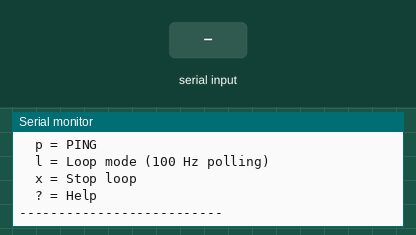
This sketch was run on a simulated Teensy 4. Shown: the last lines printed to the serial monitor. Inputs (shaded band) come from the test bench.

Above: at 1.2 s.
1.3 s: "s" received over Serial
At 1.9 s:
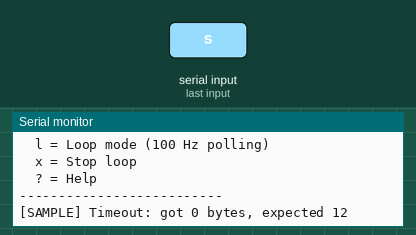
2.8 s: "d" received over Serial
At 4.0 s:
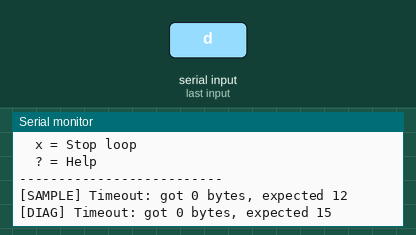
4.3 s: "p" received over Serial
At 5.4 s:
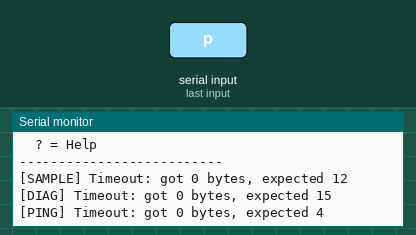
5.8 s: "l" received over Serial
At 7.0 s:
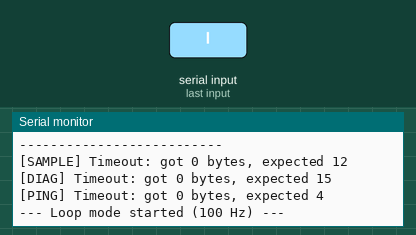
7.3 s: "x" received over Serial
At 8.2 s:
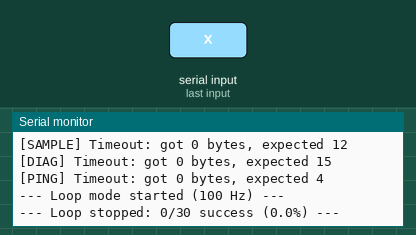

Measured:
- after the input at 1.3 s, the serial monitor: prints a new line after 0.05 s (image 1)
- after the input at 2.8 s, the serial monitor: prints a new line after 0.05 s (image 2)
- after the input at 4.3 s, the serial monitor: prints a new line after 0.05 s (image 3)
- after the input at 5.8 s, the serial monitor: prints a new line at once (image 4)
- after the input at 7.3 s, the serial monitor: prints a new line at once (image 5)

The sketch:

master_test.ino
```cpp
/*
 * Teensy 4.1 - Node Protocol Test
 *
 * Simple test sketch to verify node responds to binary protocol.
 * Sends GET_SAMPLE, GET_DIAG, PING and displays responses.
 *
 * Board: Teensy 4.1
 * Wiring:
 *   Teensy Pin 1 (TX1) → XIAO D7 (RX)
 *   Teensy Pin 0 (RX1) ← XIAO D6 (TX)
 *   GND ↔ GND
 *
 * Usage: Open Serial Monitor (115200), type:
 *   s = GET_SAMPLE
 *   d = GET_DIAG
 *   p = PING
 *   l = Loop polling (continuous)
 *   x = Stop loop
 */

#include <Arduino.h>
#include <protocol.h>  // YamProtocol library

#define NODE_ID         2
#define NODE_SERIAL     Serial1
#define NODE_BAUD       115200
#define RX_TIMEOUT_MS   50

static bool g_loop_mode = false;
static uint32_t g_last_poll = 0;
static uint32_t g_poll_count = 0;
static uint32_t g_success_count = 0;

//=============================================================================
// Send Request Frame
//=============================================================================
void sendRequest(uint8_t node_id, uint8_t cmd) {
    uint8_t frame[FRAME_SIZE_REQUEST];
    frame[0] = FRAME_START_REQUEST;
    frame[1] = node_id;
    frame[2] = cmd;
    frame[3] = crc8(frame, 3);

    NODE_SERIAL.write(frame, FRAME_SIZE_REQUEST);
}

//=============================================================================
// Read Response with Timeout
//=============================================================================
int readResponse(uint8_t* buffer, size_t expected_len, uint32_t timeout_ms) {
    uint32_t start = millis();
    size_t idx = 0;

    while (idx < expected_len && (millis() - start) < timeout_ms) {
        if (NODE_SERIAL.available()) {
            buffer[idx++] = NODE_SERIAL.read();
        }
    }
    return idx;
}

//=============================================================================
// GET_SAMPLE Command
//=============================================================================
void testGetSample(bool verbose) {
    uint8_t rx[FRAME_SIZE_SAMPLE];

    // Flush RX
    while (NODE_SERIAL.available()) NODE_SERIAL.read();

    sendRequest(NODE_ID, CMD_GET_SAMPLE);
    int len = readResponse(rx, FRAME_SIZE_SAMPLE, RX_TIMEOUT_MS);

    g_poll_count++;

    if (len != FRAME_SIZE_SAMPLE) {
        if (verbose) Serial.printf("[SAMPLE] Timeout: got %d bytes, expected %d\n", len, FRAME_SIZE_SAMPLE);
        return;
    }

    // Verify start byte and node ID
    if (rx[0] != FRAME_START_SAMPLE || rx[1] != NODE_ID) {
        if (verbose) Serial.printf("[SAMPLE] Bad header: 0x%02X 0x%02X\n", rx[0], rx[1]);
        return;
    }

    // Verify CRC
    uint8_t calc_crc = crc8(rx, 11);
    if (calc_crc != rx[11]) {
        if (verbose) Serial.printf("[SAMPLE] CRC fail: got 0x%02X, calc 0x%02X\n", rx[11], calc_crc);
        return;
    }

    g_success_count++;

    // Parse data
    float angle, velocity;
    memcpy(&angle, &rx[2], 4);
    memcpy(&velocity, &rx[6], 4);
    uint8_t status = rx[10];

    if (verbose) {
        Serial.println("\n[SAMPLE] OK");
        Serial.printf("  Angle:    %.4f rad (%.2f deg)\n", angle, angle * 180.0f / PI);
        Serial.printf("  Velocity: %.4f rad/s\n", velocity);
        Serial.printf("  Status:   0x%02X", status);
        if (status & STATUS_VALID) Serial.print(" VALID");
        if (status & STATUS_STALE) Serial.print(" STALE");
        if (status & STATUS_SENSOR_FAULT) Serial.print(" FAULT");
        if (status & STATUS_FIELD_WEAK) Serial.print(" WEAK");
        if (status & STATUS_FIELD_STRONG) Serial.print(" STRONG");
        Serial.println();
    } else {
        // Compact output for loop mode
        Serial.printf("%.2f deg, %.2f rad/s, 0x%02X\n", angle * 180.0f / PI, velocity, status);
    }
}

//=============================================================================
// GET_DIAG Command
//=============================================================================
void testGetDiag() {
    uint8_t rx[FRAME_SIZE_DIAGNOSTIC];

    while (NODE_SERIAL.available()) NODE_SERIAL.read();

    sendRequest(NODE_ID, CMD_GET_DIAG);
    int len = readResponse(rx, FRAME_SIZE_DIAGNOSTIC, RX_TIMEOUT_MS);

    if (len != FRAME_SIZE_DIAGNOSTIC) {
        Serial.printf("[DIAG] Timeout: got %d bytes, expected %d\n", len, FRAME_SIZE_DIAGNOSTIC);
        return;
    }

    if (rx[0] != FRAME_START_DIAGNOSTIC || rx[1] != NODE_ID) {
        Serial.printf("[DIAG] Bad header: 0x%02X 0x%02X\n", rx[0], rx[1]);
        return;
    }

    uint8_t calc_crc = crc8(rx, 14);
    if (calc_crc != rx[14]) {
        Serial.printf("[DIAG] CRC fail: got 0x%02X, calc 0x%02X\n", rx[14], calc_crc);
        return;
    }

    // Parse data
    uint32_t uptime;
    uint16_t sensor_fail, uart_err, crc_cnt;
    memcpy(&uptime, &rx[2], 4);
    memcpy(&sensor_fail, &rx[6], 2);
    memcpy(&uart_err, &rx[8], 2);
    uint8_t reset_cause = rx[10];
    memcpy(&crc_cnt, &rx[11], 2);

    Serial.println("\n[DIAG] OK");
    Serial.printf("  Uptime:      %lu ms\n", uptime);
    Serial.printf("  Sensor fail: %u\n", sensor_fail);
    Serial.printf("  UART errors: %u\n", uart_err);
    Serial.printf("  Reset cause: 0x%02X\n", reset_cause);
    Serial.printf("  CRC errors:  %u\n", crc_cnt);
}

//=============================================================================
// PING Command
//=============================================================================
void testPing() {
    uint8_t rx[FRAME_SIZE_PING];

    while (NODE_SERIAL.available()) NODE_SERIAL.read();

    sendRequest(NODE_ID, CMD_PING);
    int len = readResponse(rx, FRAME_SIZE_PING, RX_TIMEOUT_MS);

    if (len != FRAME_SIZE_PING) {
        Serial.printf("[PING] Timeout: got %d bytes, expected %d\n", len, FRAME_SIZE_PING);
        return;
    }

    if (rx[0] != FRAME_START_PING || rx[1] != NODE_ID) {
        Serial.printf("[PING] Bad header: 0x%02X 0x%02X\n", rx[0], rx[1]);
        return;
    }

    uint8_t calc_crc = crc8(rx, 3);
    if (calc_crc != rx[3]) {
        Serial.printf("[PING] CRC fail: got 0x%02X, calc 0x%02X\n", rx[3], calc_crc);
        return;
    }

    Serial.println("\n[PING] OK");
    Serial.printf("  Node ID: %d\n", rx[1]);
    Serial.printf("  Status:  0x%02X\n", rx[2]);
}

//=============================================================================
// Help
//=============================================================================
void printHelp() {
    Serial.println("\n--- Node Test Commands ---");
    Serial.println("  s = GET_SAMPLE");
    Serial.println("  d = GET_DIAG");
    Serial.println("  p = PING");
    Serial.println("  l = Loop mode (100 Hz polling)");
    Serial.println("  x = Stop loop");
    Serial.println("  ? = Help");
    Serial.println("--------------------------\n");
}

//=============================================================================
// Setup
//=============================================================================
void setup() {
    Serial.begin(115200);
    while (!Serial && millis() < 3000);

    NODE_SERIAL.begin(NODE_BAUD);

    Serial.println("\nTeensy 4.1 - Node Protocol Test");
    Serial.printf("Testing Node %d on Serial1 @ %d baud\n", NODE_ID, NODE_BAUD);
    printHelp();
}

//=============================================================================
// Loop
//=============================================================================
void loop() {
    // Process USB commands
    while (Serial.available()) {
        char c = Serial.read();
        switch (c) {
            case 's':
            case 'S':
                testGetSample(true);
                break;
            case 'd':
            case 'D':
                testGetDiag();
                break;
            case 'p':
            case 'P':
                testPing();
                break;
            case 'l':
            case 'L':
                g_loop_mode = true;
                g_poll_count = 0;
                g_success_count = 0;
                Serial.println("\n--- Loop mode started (100 Hz) ---");
                break;
            case 'x':
            case 'X':
                g_loop_mode = false;
                Serial.printf("\n--- Loop stopped: %lu/%lu success (%.1f%%) ---\n",
                    g_success_count, g_poll_count,
                    g_poll_count > 0 ? (100.0f * g_success_count / g_poll_count) : 0.0f);
                break;
            case '?':
                printHelp();
                break;
        }
    }

    // Loop mode: poll at 100 Hz
    if (g_loop_mode && (millis() - g_last_poll >= 10)) {
        g_last_poll = millis();
        testGetSample(false);
    }
}
```
